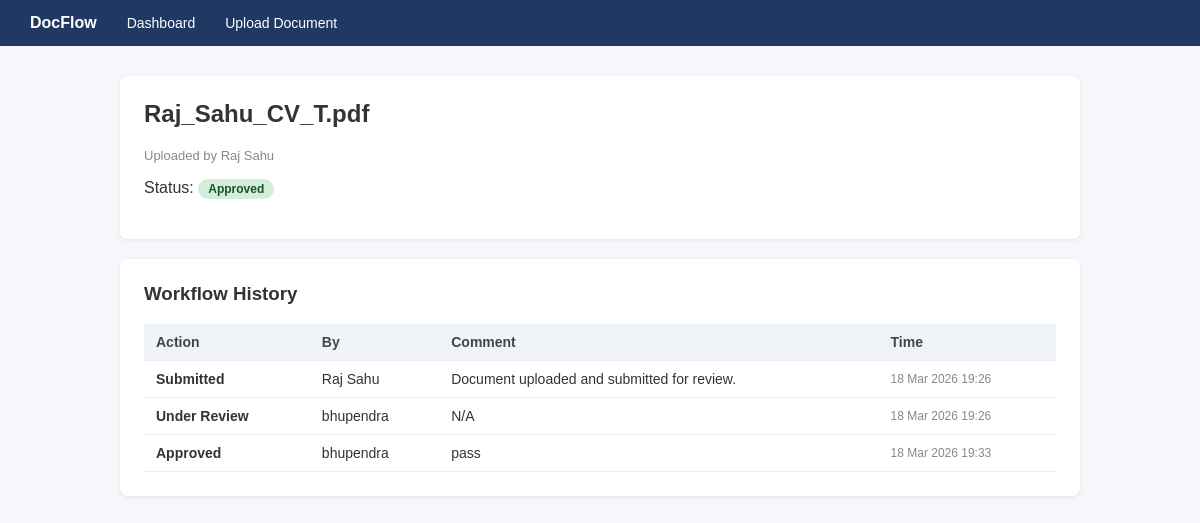
The page /documents/1 on the database its author committed.
### models.py (models this page shows)
class Document(Base):
    __tablename__ = "documents"
    id = Column(Integer, primary_key=True, index=True)
    filename = Column(String, nullable=False)
    original_name = Column(String, nullable=False)
    uploaded_by = Column(String, nullable=False)
    status = Column(String, default="Submitted")
    notes = Column(Text, nullable=True)
    created_at = Column(DateTime(timezone=True), server_default=func.now())
    updated_at = Column(DateTime(timezone=True), onupdate=func.now())

class WorkflowEvent(Base):
    __tablename__ = "workflow_events"
    id = Column(Integer, primary_key=True, index=True)
    document_id = Column(Integer, nullable=False)
    action = Column(String, nullable=False)
    performed_by = Column(String, nullable=False)
    comment = Column(Text, nullable=True)
    timestamp = Column(DateTime(timezone=True), server_default=func.now())

### routers/documents.py (the view)
@router.get("/{doc_id}")
def document_detail(doc_id: int, request: Request, db: Session = Depends(get_db)):
    doc = db.query(models.Document).filter(models.Document.id == doc_id).first()
    events = db.query(models.WorkflowEvent).filter(
        models.WorkflowEvent.document_id == doc_id
    ).order_by(models.WorkflowEvent.timestamp).all()
    return templates.TemplateResponse("document_detail.html", {
        "request": request, "document": doc, "events": events
    })

### templates/document_detail.html (shortened to what this page needs)
{% extends "base.html" %}
{% block content %}
<div class="card">
  <h2 style="margin-top:0">{{ document.original_name }}</h2>
  <p style="color:#888; font-size:13px;">Uploaded by {{ document.uploaded_by }}</p>
  <p>
    Status:
    {% if document.status == 'Submitted' %}<span class="badge badge-submitted">Submitted</span>
    {% elif document.status == 'Under Review' %}<span class="badge badge-review">Under Review</span>
    {% elif document.status == 'Approved' %}<span class="badge badge-approved">Approved</span>
    {% else %}<span class="badge badge-rejected">Rejected</span>{% endif %}
  </p>
</div>
<div class="card">
  <h3 style="margin-top:0">Workflow History</h3>
  <table>
    <thead><tr><th>Action</th><th>By</th><th>Comment</th><th>Time</th></tr></thead>
    <tbody>
      {% for event in events %}
      <tr>
        <td><strong>{{ event.action }}</strong></td>
        <td>{{ event.performed_by }}</td>
        <td>{{ event.comment or '—' }}</td>
        <td style="color:#888; font-size:12px;">{{ event.timestamp.strftime('%d %b %Y %H:%M') if event.timestamp else '' }}</td>
      </tr>
      {% endfor %}
    </tbody>
  </table>
</div>
{% endblock %}

### templates/base.html (shortened to what this page needs)
<!DOCTYPE html>
<html lang="en">
<head>
</head>
<body>
  <nav>
    <strong style="font-size:16px;">DocFlow</strong>
    <a href="/dashboard">Dashboard</a>
    <a href="/documents/upload">Upload Document</a>
  </nav>
  <div class="container">
    {% block content %}{% endblock %}
  </div>
</body>
</html>

### templates/base.html (style rules this page uses)
body { font-family: Arial, sans-serif; margin: 0; background: #f5f7fa; color: #333; }
nav { background: #1F3864; padding: 14px 30px; color: white; display: flex; align-items: center; gap: 30px; }
nav a { color: white; text-decoration: none; font-size: 14px; }
.container { max-width: 960px; margin: 30px auto; padding: 0 20px; }
.card { background: white; border-radius: 8px; padding: 24px; margin-bottom: 20px; box-shadow: 0 1px 4px rgba(0,0,0,0.08); }
.badge { display: inline-block; padding: 3px 10px; border-radius: 12px; font-size: 12px; font-weight: bold; }
.badge-approved { background: #d4edda; color: #155724; }
table { width: 100%; border-collapse: collapse; }
th, td { text-align: left; padding: 10px 12px; border-bottom: 1px solid #eee; font-size: 14px; }
th { background: #f0f4f8; color: #444; }
a { color: #1F3864; }

### rows shown on the page
Document: original_name "Raj_Sahu_CV_T.pdf", uploaded_by "Raj Sahu"
WorkflowEvent: action "Submitted", performed_by "Raj Sahu", comment "Document uploaded and submitted for review.", timestamp "18 Mar 2026 19:26"
WorkflowEvent: action "Under Review", performed_by "bhupendra", comment "N/A", timestamp "18 Mar 2026 19:26"
WorkflowEvent: action "Approved", performed_by "bhupendra", comment "pass", timestamp "18 Mar 2026 19:33"
